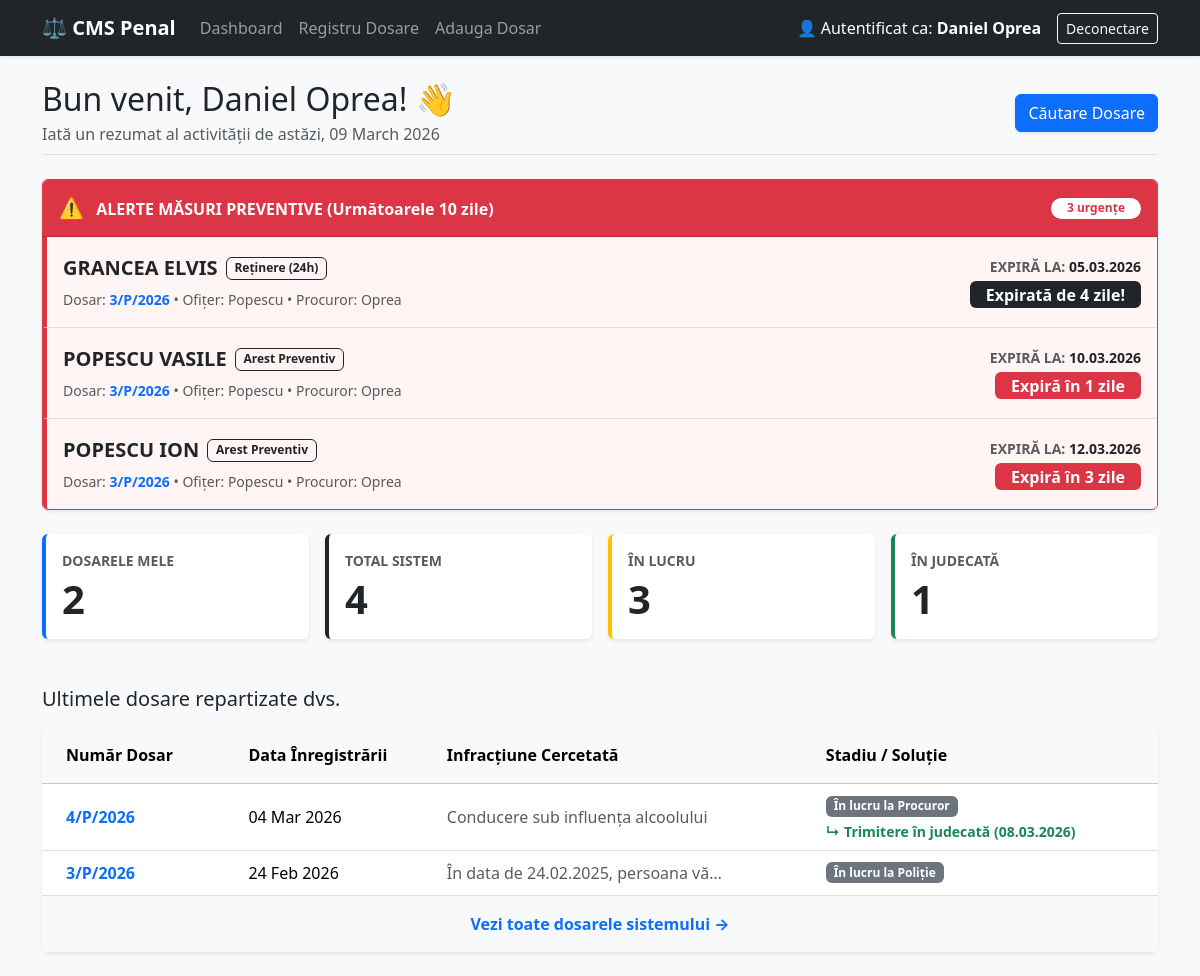
The app's page /cases/dashboard/ (signed in) with its own data.
### accounts/models.py (models this page shows, shortened)
class CustomUser(AbstractUser):
    class Role(models.TextChoices):
        PROCUROR = 'PROCUROR', 'Procuror'
        POLITIST = 'POLITIST', 'Ofițer de Poliție Judiciară'
        GREFIER = 'GREFIER', 'Grefier'
        ADMIN = 'ADMIN', 'Administrator Sistem'
    rol = models.CharField(
        max_length=20,
        choices=Role.choices,
        default=Role.POLITIST,
        help_text="Rolul utilizatorului în sistemul de management al dosarelor."
    )
    grad_profesional = models.CharField(
        max_length=100,
        blank=True,
        null=True,
        help_text="Ex: Inspector principal, Comisar șef"
    )
    unitate = models.CharField(
        max_length=150,
        blank=True,
        null=True,
        help_text="Ex: Parchetul de pe lângă Judecătoria Sector 1 / SIC Brașov"
    )

### cases/models.py (models this page shows, shortened)
class MasuraPreventiva(models.Model):
    class TipMasura(models.TextChoices):
        RETINERE = 'RETINERE', 'Reținere (24h)'
        AREST_PREVENTIV = 'AREST_PREVENTIV', 'Arest Preventiv'
        AREST_DOMICILIU = 'AREST_DOMICILIU', 'Arest la Domiciliu'
        CONTROL_JUDICIAR = 'CONTROL_JUDICIAR', 'Control Judiciar'
        CONTROL_JUDICIAR_CAUTIUNE = 'CONTROL_JUDICIAR_CAUTIUNE', 'Control Judiciar pe Cauțiune'
    dosar = models.ForeignKey(Dosar, on_delete=models.CASCADE, related_name='masuri_preventive')
    parte = models.ForeignKey(ParteImplicata, on_delete=models.CASCADE, related_name='masuri_preventive')
    tip_masura = models.CharField(max_length=50, choices=TipMasura.choices)
    durata_zile = models.PositiveIntegerField(help_text="Numărul de zile (ex: 30)")
    data_inceput = models.DateField()
    data_sfarsit = models.DateField()
    class Meta:
        verbose_name = "Măsură Preventivă"
        verbose_name_plural = "Măsuri Preventive"
    @property
    def zile_ramase(self):
        if self.data_sfarsit:
            return (self.data_sfarsit - date.today()).days
        return 0
    history = HistoricalRecords(verbose_name="Istoric Măsură Preventivă") # <--- PĂSTREAZĂ ISTORICUL MĂSURILOR

class ParteImplicata(models.Model):
    class Calitate(models.TextChoices):
        SUSPECT = 'SUSPECT', 'Suspect'
        INCULPAT = 'INCULPAT', 'Inculpat'
        PARTE_VATAMATA = 'PARTE_VATAMATA', 'Parte Vătămată'
        PARTE_CIVILA = 'PARTE_CIVILA', 'Parte Civilă'
        MARTOR = 'MARTOR', 'Martor'
    dosar = models.ForeignKey(Dosar, on_delete=models.CASCADE, related_name='parti_implicate')
    nume_complet = models.CharField(max_length=150)
    cnp = models.CharField(max_length=13, blank=True, null=True, verbose_name="CNP")
    calitate_procesuala = models.CharField(max_length=20, choices=Calitate.choices)
    mentiuni = models.TextField(blank=True, null=True, help_text="Alte date de contact, antecedente, etc.")
    class Meta:
        verbose_name = "Parte Implicată"
        verbose_name_plural = "Părți Implicate"
    history = HistoricalRecords() # <--- PĂSTREAZĂ ISTORICUL PĂRȚILOR

class Dosar(models.Model):
    class Stadiu(models.TextChoices):
        POLITIE = 'POLITIE', 'În lucru la Poliție'
        PROCUROR = 'PROCUROR', 'În lucru la Procuror'
        SOLUTIONAT = 'SOLUTIONAT', 'Soluționat'
    class Solutie(models.TextChoices):
        TRIMITERE = 'TRIMITERE', 'Trimitere în judecată'
        CLASARE = 'CLASARE', 'Clasare'
        RENUNTARE = 'RENUNTARE', 'Renunțare la urmărirea penală'
        DECLINARE = 'DECLINARE', 'Declinare'
        SUSPENDARE = 'SUSPENDARE', 'Suspendare'
        TRECERE = 'TRECERE', 'Trecere la alt organ'
    numar_unic = models.CharField(max_length=50, unique=True, help_text="Ex: 123/P/2026")
    data_inregistrarii = models.DateField(auto_now_add=True) # Se completează automat la creare
    infractiune_cercetata = models.TextField(help_text="Descrierea faptei și încadrarea juridică (ex: Furt calificat, art. 229 C.pen)")
    stadiu = models.CharField(
        max_length=20,
        choices=Stadiu.choices,
        default=Stadiu.POLITIE
    )
    tip_solutie = models.CharField(
        max_length=20,
        choices=Solutie.choices,
        null=True,
        blank=True
    )
    data_solutiei = models.DateField(null=True, blank=True)
    ofiter_caz = models.ForeignKey(
        settings.AUTH_USER_MODEL,
        on_delete=models.SET_NULL,
        null=True,
        blank=True,
        related_name='dosare_instrumentate'
    )
    procuror_caz = models.ForeignKey(
        settings.AUTH_USER_MODEL,
        on_delete=models.SET_NULL,
        null=True,
        blank=True,
        related_name='dosare_supravegheate'
    )
    grefier_caz = models.ForeignKey(
        settings.AUTH_USER_MODEL,
        on_delete=models.SET_NULL,
        null=True,
        blank=True,
        related_name='dosare_gestionate'
    )
    class Meta:
        verbose_name = "Dosar Penal"
        verbose_name_plural = "Dosare Penale"
        ordering = ['-data_inregistrarii'] # Sortează descrescător după dată
    history = HistoricalRecords(verbose_name="Istoric Dosar") # <--- PĂSTREAZĂ ISTORICUL DOSARULUI

### cases/views.py (the view)
# urls.py: path('dashboard/', views.dashboard, name='dashboard'),
@login_required
def dashboard(request):
    utilizator = request.user
    total_dosare = Dosar.objects.count()
    dosare_in_lucru = Dosar.objects.filter(Q(stadiu='POLITIE') | Q(stadiu='PROCUROR')).count()
    dosare_solutionate = Dosar.objects.filter(stadiu='SOLUTIONAT').count()
    if utilizator.is_superuser or utilizator.rol == 'ADMIN':
        dosare_mele = total_dosare # Adminul vede tot
        dosarele_mele_lista = Dosar.objects.all().order_by('-data_inregistrarii')[:5] # Ultimele 5
    else:
        conditie_mea = Q(ofiter_caz=utilizator) | Q(procuror_caz=utilizator) | Q(grefier_caz=utilizator)
        dosare_mele = Dosar.objects.filter(conditie_mea).count()
        dosarele_mele_lista = Dosar.objects.filter(conditie_mea).order_by('-data_inregistrarii')[:5]
    azi = date.today()
    prag_10_zile = azi + timedelta(days=10)
    alerte_toate = MasuraPreventiva.objects.filter(
        data_sfarsit__lte=prag_10_zile,
        data_sfarsit__gte=azi - timedelta(days=5)
    ).order_by('data_sfarsit')
    if request.user.is_superuser:
        alerte_masuri = alerte_toate
    else:
        alerte_masuri = alerte_toate.filter(
            Q(dosar__ofiter_caz=request.user) |
            Q(dosar__procuror_caz=request.user) |
            Q(dosar__grefier_caz=request.user)
        )
    context = {
        'total_dosare': total_dosare,
        'dosare_in_lucru': dosare_in_lucru,
        'dosare_judecata': dosare_solutionate, # Păstrăm numele variabilei pt HTML, dar îi dăm datele noi
        'dosare_mele': dosare_mele,
        'dosarele_mele_lista': dosarele_mele_lista,
        'alerte_masuri': alerte_masuri, # <--- Trimitem alertele către HTML
    }
    return render(request, 'cases/dashboard.html', context)

### cases/templates/cases/dashboard.html (shortened to what this page needs)
{% extends 'base.html' %}
{% block content %}
<div class="d-flex justify-content-between align-items-center mb-4 pb-2 border-bottom">
    <div>
        <h2 class="mb-1 text-dark">Bun venit, {{ user.get_full_name|default:user.username }}! 👋</h2>
        <p class="text-muted mb-0">Iată un rezumat al activității de astăzi, {% now "d F Y" %}</p>
    </div>
    <div>
        <a href="{% url 'cases:lista_dosare' %}" class="btn btn-primary shadow-sm">
            Căutare Dosare
        </a>
    </div>
</div>
{% if alerte_masuri %}
<div class="card border-danger shadow-sm mb-4">
    <div class="card-header bg-danger text-white d-flex justify-content-between align-items-center py-3">
        <h6 class="mb-0 fw-bold"><span class="fs-5 me-2">⚠️</span> ALERTE MĂSURI PREVENTIVE (Următoarele 10 zile)</h6>
        <span class="badge bg-white text-danger rounded-pill px-3">{{ alerte_masuri|length }} urgențe</span>
    </div>
    <ul class="list-group list-group-flush">
        {% for alerta in alerte_masuri %}
            <li class="list-group-item d-flex justify-content-between align-items-center py-3" style="background-color: {% if alerta.zile_ramase <= 3 %}#fff5f5{% else %}#fffdf5{% endif %}; border-left: 4px solid {% if alerta.zile_ramase <= 3 %}#dc3545{% else %}#ffc107{% endif %};">
                <div>
                    <div class="d-flex align-items-center mb-1">
                        <span class="fs-5 fw-bold text-dark me-2">{{ alerta.parte.nume_complet }}</span>
                        <span class="badge border border-dark text-dark">{{ alerta.get_tip_masura_display }}</span>
                    </div>
                    <small class="text-muted">
                        Dosar: <a href="{% url 'cases:detalii_dosar' alerta.dosar.pk %}" class="fw-bold text-decoration-none text-primary">{{ alerta.dosar.numar_unic }}</a> &bull;
                        Ofițer: {{ alerta.dosar.ofiter_caz.last_name|default:"-" }} &bull; Procuror: {{ alerta.dosar.procuror_caz.last_name|default:"-" }}
                    </small>
                </div>
                <div class="text-end">
                    <div class="mb-1 text-muted small text-uppercase fw-bold">Expiră la: <span class="text-dark">{{ alerta.data_sfarsit|date:"d.m.Y" }}</span></div>
                    {% if alerta.zile_ramase < 0 %}
                        <span class="badge bg-dark fs-6 px-3">Expirată de {{ alerta.zile_ramase|stringformat:"d"|slice:"1:" }} zile!</span>
                    {% elif alerta.zile_ramase == 0 %}
                        <span class="badge bg-danger fs-6 px-3 blink-bg">EXPIRĂ ASTĂZI!</span>
                    {% elif alerta.zile_ramase <= 3 %}
                        <span class="badge bg-danger fs-6 px-3">Expiră în {{ alerta.zile_ramase }} zile</span>
                    {% else %}
                        <span class="badge bg-warning text-dark fs-6 px-3">Expiră în {{ alerta.zile_ramase }} zile</span>
                    {% endif %}
                </div>
            </li>
        {% endfor %}
    </ul>
</div>
{% endif %}
<div class="row g-3 mb-5">
    <div class="col-md-3">
        <div class="card border-0 shadow-sm border-start border-primary border-4 h-100">
            <div class="card-body">
                <p class="text-muted small text-uppercase fw-bold mb-1">Dosarele Mele</p>
                <h2 class="display-6 fw-bold text-dark mb-0">{{ dosare_mele }}</h2>
            </div>
        </div>
    </div>
    <div class="col-md-3">
        <div class="card border-0 shadow-sm border-start border-dark border-4 h-100">
            <div class="card-body">
                <p class="text-muted small text-uppercase fw-bold mb-1">Total Sistem</p>
                <h2 class="display-6 fw-bold text-dark mb-0">{{ total_dosare }}</h2>
            </div>
        </div>
    </div>
    <div class="col-md-3">
        <div class="card border-0 shadow-sm border-start border-warning border-4 h-100">
            <div class="card-body">
                <p class="text-muted small text-uppercase fw-bold mb-1">În Lucru</p>
                <h2 class="display-6 fw-bold text-dark mb-0">{{ dosare_in_lucru }}</h2>
            </div>
        </div>
    </div>
    <div class="col-md-3">
        <div class="card border-0 shadow-sm border-start border-success border-4 h-100">
            <div class="card-body">
                <p class="text-muted small text-uppercase fw-bold mb-1">În Judecată</p>
                <h2 class="display-6 fw-bold text-dark mb-0">{{ dosare_judecata }}</h2>
            </div>
        </div>
    </div>
</div>
<div class="d-flex justify-content-between align-items-center mb-3">
    <h5 class="text-dark mb-0">Ultimele dosare repartizate dvs.</h5>
</div>
<div class="card shadow-sm border-0 mb-4">
    <div class="table-responsive">
        <table class="table table-hover align-middle mb-0">
            <thead class="table-light">
                <tr>
                    <th class="py-3 px-4">Număr Dosar</th>
                    <th class="py-3">Data Înregistrării</th>
                    <th class="py-3">Infracțiune Cercetată</th>
                    <th class="py-3">Stadiu / Soluție</th>
                </tr>
            </thead>
            <tbody>
                {% for dosar in dosarele_mele_lista %}
                    <tr>
                        <td class="px-4"><strong><a href="{% url 'cases:detalii_dosar' dosar.pk %}" class="text-decoration-none text-primary">{{ dosar.numar_unic }}</a></strong></td>
                        <td>{{ dosar.data_inregistrarii|date:"d M Y" }}</td>
                        <td>
                            <div class="text-truncate text-muted" style="max-width: 280px;" title="{{ dosar.infractiune_cercetata }}">
                                {{ dosar.infractiune_cercetata|default:"-" }}
                            </div>
                        </td>
                        <td>
                            <span class="badge bg-secondary mb-1">{{ dosar.get_stadiu_display }}</span>
                            {% if dosar.tip_solutie %}
                                <div class="small text-success fw-bold">
                                    <span class="me-1">↳</span>{{ dosar.get_tip_solutie_display }} ({{ dosar.data_solutiei|date:"d.m.Y" }})
                                </div>
                            {% endif %}
                        </td>
                    </tr>
                {% empty %}
                    <tr>
                        <td colspan="4" class="text-center py-4 text-muted">
                            Nu aveți niciun dosar repartizat în acest moment.
                        </td>
                    </tr>
                {% endfor %}
            </tbody>
        </table>
    </div>
    <div class="card-footer bg-light text-center border-top-0 py-3">
        <a href="{% url 'cases:lista_dosare' %}" class="text-decoration-none text-primary fw-bold">
            Vezi toate dosarele sistemului &rarr;
        </a>
    </div>
</div>
{% endblock %}

### templates/base.html (shortened to what this page needs)
<!DOCTYPE html>
<html lang="ro">
<head>
    <link href="https://cdn.jsdelivr.net/npm/bootstrap@5.3.2/dist/css/bootstrap.min.css" rel="stylesheet">
</head>
<body class="bg-light">
    <nav class="navbar navbar-expand-lg navbar-dark bg-dark mb-4 shadow-sm">
        <div class="container">
            <a class="navbar-brand fw-bold" href="{% url 'cases:dashboard' %}">⚖️ CMS Penal</a>
            <div class="collapse navbar-collapse" id="navbarNav">
                {% if user.is_authenticated %}
                    <ul class="navbar-nav me-auto">
                        <li class="nav-item">
                            <a class="nav-link" href="{% url 'cases:dashboard' %}">Dashboard</a>
                        </li>
                        <li class="nav-item">
                            <a class="nav-link" href="{% url 'cases:lista_dosare' %}">Registru Dosare</a>
                        </li>
                        <li class="nav-item">
                            <a class="nav-link" href="{% url 'cases:adaugare_dosar' %}">Adauga Dosar</a>
                        </li>
                    </ul>
                    <div class="d-flex align-items-center">
                        <span class="navbar-text me-3 text-white">
                            👤 Autentificat ca: <strong>{{ user.get_full_name|default:user.username }}</strong>
                        </span>
                        <form action="{% url 'logout' %}" method="post" class="d-inline">
                            <button type="submit" class="btn btn-sm btn-outline-light">Deconectare</button>
                        </form>
                    </div>
                {% else %}
                    <span class="navbar-text ms-auto text-white">
                        Acces Restricționat
                    </span>
                {% endif %}
            </div>
        </div>
    </nav>
    <div class="container">
        {% block content %}
        {% endblock %}
    </div>
</body>
</html>

### records on screen
CustomUser: get_full_name "Daniel Oprea"
MasuraPreventiva: parte.nume_complet "GRANCEA ELVIS", tip_masura "Reținere (24h)", dosar.numar_unic "3/P/2026", dosar.ofiter_caz.last_name "Popescu", dosar.procuror_caz.last_name "Oprea", data_sfarsit "05.03.2026", zile_ramase "4"
MasuraPreventiva: parte.nume_complet "POPESCU VASILE", tip_masura "Arest Preventiv", dosar.numar_unic "3/P/2026", dosar.ofiter_caz.last_name "Popescu", dosar.procuror_caz.last_name "Oprea", data_sfarsit "10.03.2026", zile_ramase "1"
MasuraPreventiva: parte.nume_complet "POPESCU ION", tip_masura "Arest Preventiv", dosar.numar_unic "3/P/2026", dosar.ofiter_caz.last_name "Popescu", dosar.procuror_caz.last_name "Oprea", data_sfarsit "12.03.2026", zile_ramase "3"
Dosar: numar_unic "4/P/2026", data_inregistrarii "04 Mar 2026", infractiune_cercetata "Conducere sub influența alcoolului", stadiu "În lucru la Procuror", tip_solutie "Trimitere în judecată", data_solutiei "08.03.2026"
Dosar: numar_unic "3/P/2026", data_inregistrarii "24 Feb 2026", infractiune_cercetata "În data de 24.02.2025, persoana vă…", stadiu "În lucru la Poliție"

### other values on screen
{{ alerte_masuri|length }} "3"
{{ dosare_mele }} "2"
{{ total_dosare }} "4"
{{ dosare_in_lucru }} "3"
{{ dosare_judecata }} "1"
